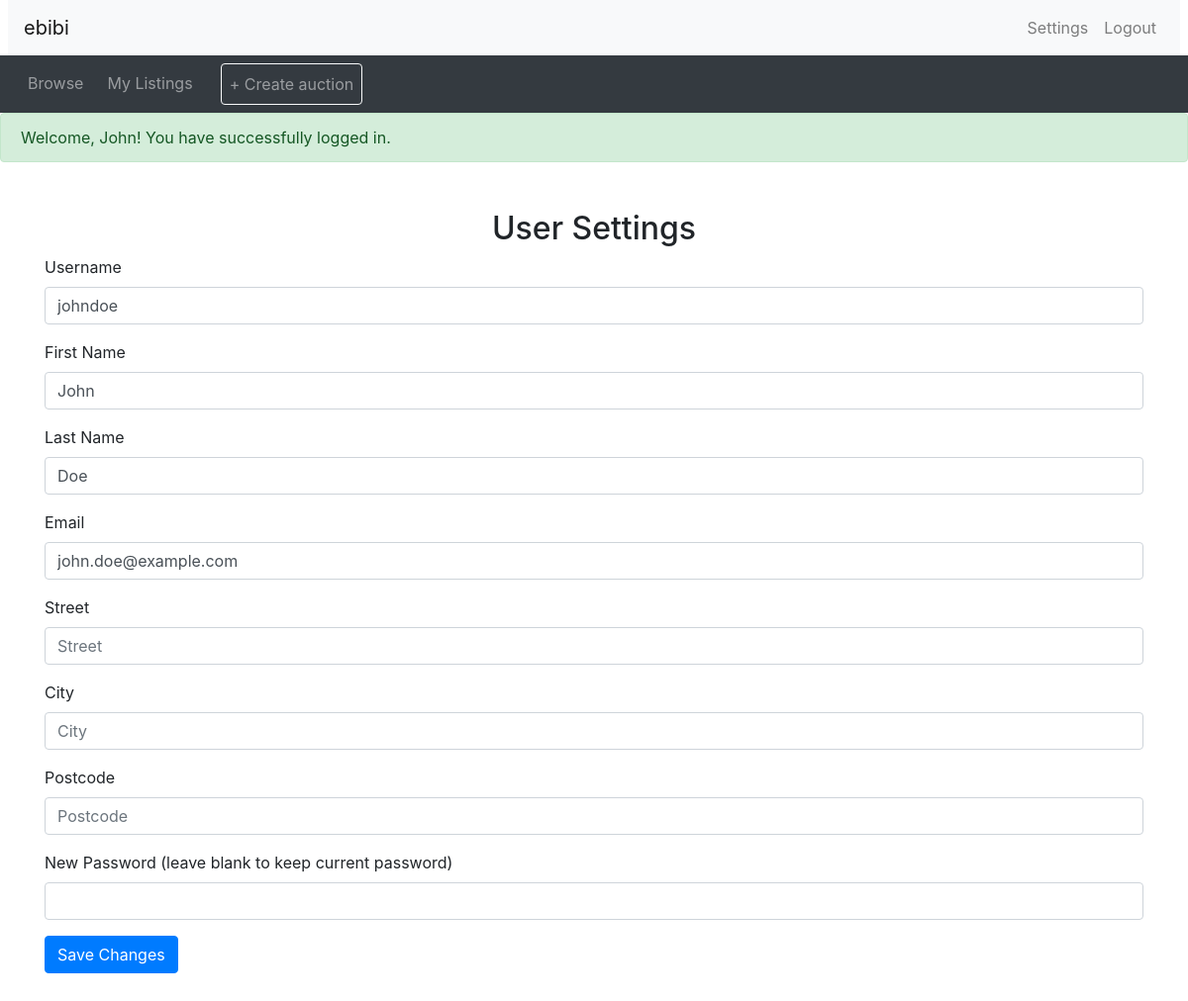
The app's page /user_settings.php (signed in) with its own data.
### tables this page shows
CREATE TABLE Users(  
    userID INT NOT NULL PRIMARY KEY AUTO_INCREMENT,
    firstName VARCHAR(255) NOT NULL,
    lastName VARCHAR(255) NOT NULL,
    email VARCHAR(255) NOT NULL,
    username VARCHAR(255) UNIQUE NOT NULL,
    password VARCHAR(255) UNIQUE NOT NULL
);

### user_settings.php (the view, shortened to what this page needs)
<?php
include_once("header.php");
$user_id = $_SESSION['user_id'];
$conn = get_connection();
$query_user = "SELECT * FROM Users WHERE userID = ?";
$stmt_user = $conn->prepare($query_user);
$stmt_user->bind_param("i", $user_id);
$stmt_user->execute();
$result_user = $stmt_user->get_result();
$user = $result_user->fetch_assoc();
?>
<?php if (isset($_SESSION['success_message'])): ?>
    <div class="alert alert-success">
        <?= htmlspecialchars($_SESSION['success_message']) ?>
    </div>
<?php endif; ?>
<div class="container my-5">
    <h2 class="text-center">User Settings</h2>
    <form method="post" action="update_user_settings.php">
        <div class="form-group">
            <label for="username">Username</label>
            <input type="text" class="form-control" id="username" name="username" value="<?= htmlspecialchars($user['username']) ?>" required>
        </div>
        <div class="form-group">
            <label for="firstName">First Name</label>
            <input type="text" class="form-control" id="firstName" name="firstName" value="<?= htmlspecialchars($user['firstName']) ?>" required>
        </div>
        <div class="form-group">
            <label for="lastName">Last Name</label>
            <input type="text" class="form-control" id="lastName" name="lastName" value="<?= htmlspecialchars($user['lastName']) ?>" required>
        </div>
        <div class="form-group">
            <label for="email">Email</label>
            <input type="email" class="form-control" id="email" name="email" value="<?= htmlspecialchars($user['email']) ?>" required>
        </div>
        <div class="form-group">
            <label for="street">Street</label>
            <input type="text" class="form-control" id="street" name="street" placeholder="Street">
        </div>
        <div class="form-group">
            <label for="city">City</label>
            <input type="text" class="form-control" id="city" name="city" placeholder="City">
        </div>
        <div class="form-group">
            <label for="postcode">Postcode</label>
            <input type="text" class="form-control" id="postcode" name="postcode" placeholder="Postcode">
        </div>
        <div class="form-group">
            <label for="password">New Password (leave blank to keep current password)</label>
            <input type="password" class="form-control" id="password" name="password">
        </div>
        <div class="form-group">
            <button type="submit" class="btn btn-primary">Save Changes</button>
        </div>
    </form>
</div>
<?php include_once("footer.php"); ?>

### records on screen
users: username "johndoe", firstName "John", lastName "Doe", email "john.doe@example.com"

### other values on screen
$_SESSION['success_message'] "Welcome, John! You have successfully logged in."
